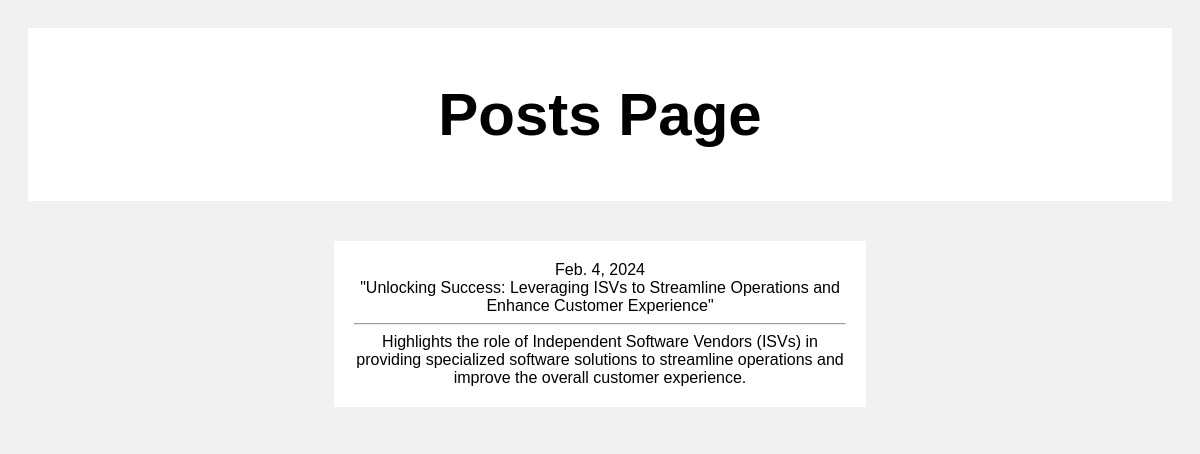
/posts/3/, run on the app's committed database.
### blog_app/models.py (models this page shows, shortened)
class BlogPost(models.Model):
    date=models.DateField(auto_now = True)
    title=models.CharField(max_length=100)
    body=models.TextField()

### blog_app/views.py (the view)
# urls.py: path("posts/<int:pk>/", views.post, name='post'), #uses dynamic routing to display different posts
def post(request, pk):
    individual_post=BlogPost.objects.get(id=pk)
    return render(request, 'posts.html', {"ind_post":individual_post})

### templates/posts.html
{% extends 'structure.html' %}
{% block content %}
<body>
<div class="header">
  <h2>Posts Page</h2>
</div>
<div class="row">
  <div class="leftcolumn">
    <div class="card">
      {{ ind_post.date }}
      <br>
      {{ ind_post.title }}
      <br><hr>
      {{ ind_post.body }}
    </div>
  </div>
</div>
</body>
{% endblock %}

### templates/structure.html (style rules this page uses)
* { box-sizing: border-box; }
body { font-family: Arial; padding: 20px; background: #f1f1f1; }
.header { padding: 2px; font-size: 40px; text-align: center; background: white; }
.leftcolumn { margin: auto; width: 50%; padding: 20px; }
.card { background-color: white; padding: 20px; margin-top: 20px; text-align: center; }
.row:after { content: ""; display: table; clear: both; }

### data on the page
BlogPost: date "Feb. 4, 2024", title "\"Unlocking Success: Leveraging ISVs to Streamline Operations and Enhance Customer Experience\"", body "Highlights the role of Independent Software Vendors (ISVs) in providing specialized software solutions to streamline operations and improve the overall customer experience."
